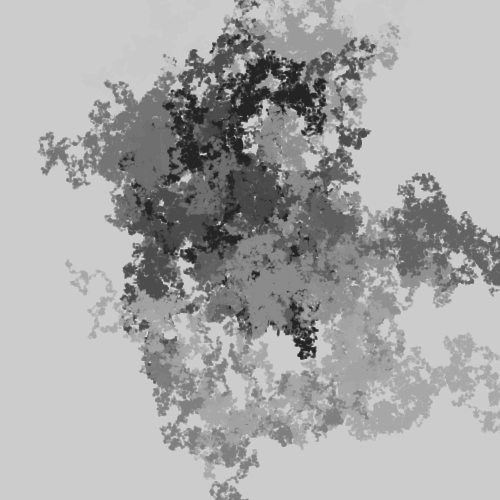
Frame 1 (no input)
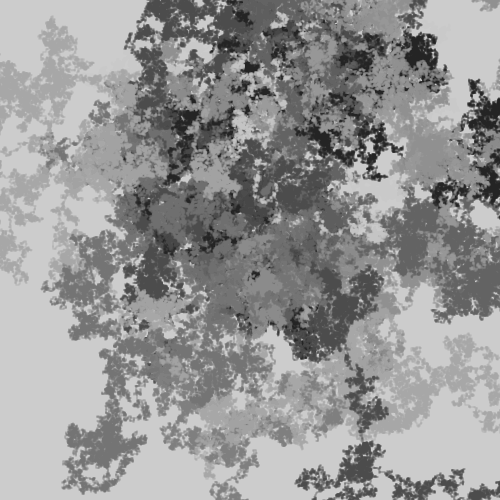
Frame 2 (the mouse pressed at the canvas centre, redrawn once)

The Processing sketch that drew these frames (run headless with seeded random() and noise(); the mouse was pressed at the canvas centre and the sketch redrawn once):

// Processing sketch: sketch_150813a_random_walker_composition
// ── sketch_150813a_random_walker_composition.pde
//tmshv
//13.08.2015
//NOC Inspired Random Walker

class Walker {
  float x;
  float y;
  int c;
  
  Walker(float x, float y, int c){
    this.x = x;
    this.y = y;
    this.c = c;
  }
  
  void display(){
    noStroke();
    fill(c);
    ellipseMode(CENTER);
    ellipse(x, y, 1, 1);
  }
  
  void step(){
    step2();
  }
  
  void step1(){
    if(random(1) < 0.01) {
     this.x += random(-20, 20);
     this.y += random(-20, 20);
    }else{
     this.x += random(-1, 1);
     this.y += random(-1, 1);
    }
  }
  
  void step2(){
    int choise = int(random(4));
    if(choise == 0) this.x += 1;
    else if(choise == 1) this.x -= 1;
    else if(choise == 2) this.y += 1;
    else this.y -= 1;
  }
}

Walker[] w;

void setup(){
  size(500, 500);
  w = new Walker[10];
  for(int i=0; i<w.length; i++){
    w[i] = new Walker(width/2, height/2, int(map(noise(i), 0, 1, 0, 255)));    
  } 
}

void draw(){
  for(int i=0; i<100000; i++){
    for(Walker walker : w){
      walker.display();
      walker.step();
    }
  }
  
  noLoop();
}
